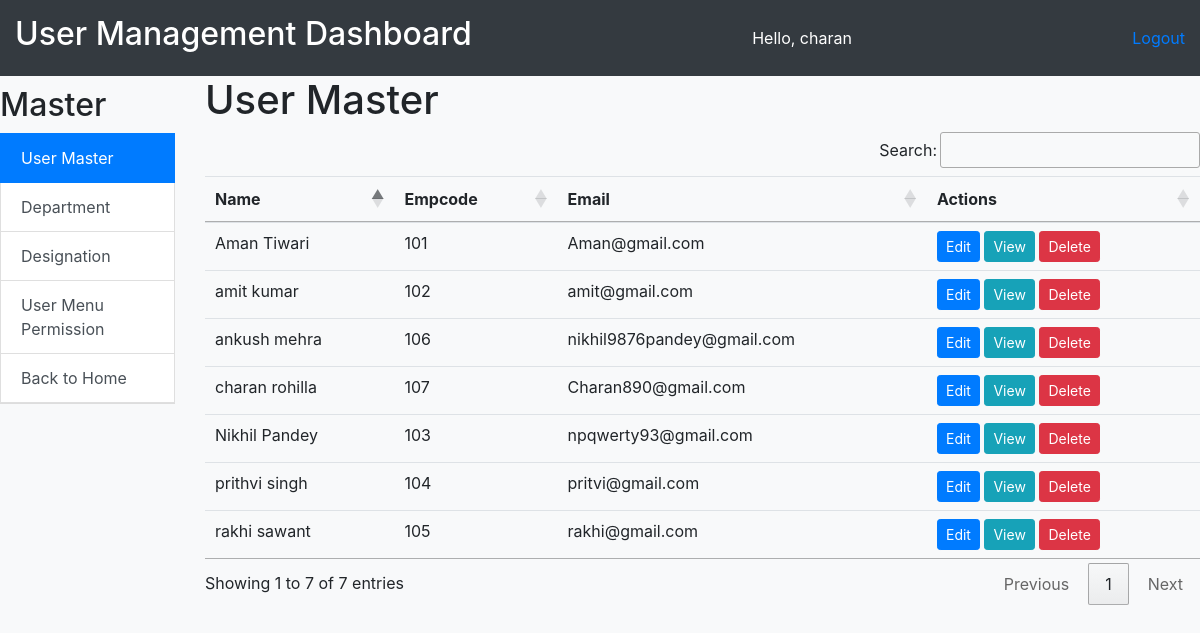
Page /emp_home/user_master/ (signed in) on the committed database.
### employee/models.py (models this page shows, shortened)
class EmployeeDetail(models.Model):
    GENDER_CHOICES = [
        ('M', 'Male'),
        ('F', 'Female'),
        ('O', 'Other'),
    ]
    user = models.OneToOneField(User, on_delete=models.CASCADE)
    empcode = models.CharField(max_length=50)
    empdept = models.ForeignKey(Department, on_delete=models.CASCADE)
    designation = models.ForeignKey(Designation, on_delete=models.CASCADE, null=True)
    contact = models.CharField(max_length=15, null=True)
    gender = models.CharField(max_length=1, choices=GENDER_CHOICES)
    joiningdate = models.DateField(null=True)
    @property
    def full_name(self):
        return f"{self.user.first_name} {self.user.last_name}"

### employee/views.py (the view)
# urls.py: path('user_master/', user_master, name='user_master'),
@login_required
def user_master(request):
    is_staff_user = request.user.is_staff
    if is_staff_user:
        users = EmployeeDetail.objects.all()
        context = {
            'users': users,
        }
        return render(request, 'user_master.html', context)
    else:
        user = get_object_or_404(EmployeeDetail, user=request.user)
        return render(request, 'view_user.html', {'user': user})

### employee/templates/user_master.html (shortened to what this page needs)
{% extends 'user_management.html' %}
{% block content %}
  <h1>User Master</h1>
  <table class="table" id="example">
    <thead>
      <tr>
        <th>Name</th>
        <th>Empcode</th>
        <th>Email</th>
        <th>Actions</th>
      </tr>
    </thead>
    <tbody>
      {% for user in users %}
        <tr>
          <td>{{ user.full_name }}</td>
          <td>{{ user.empcode }}</td>
          <td>{{ user.user }}</td>
          <td>
              <a href="{% url 'edit_user' user.id %}" class="btn btn-primary btn-sm">Edit</a>
              <a href="{% url 'view_user' user.id %}" class="btn btn-info btn-sm">View</a>
              <button type="button" class="btn btn-danger btn-sm" data-toggle="modal" data-target="#deleteUser{{ user.id }}">
                Delete
              </button>
          </td>
        </tr>
      {% endfor %}
    </tbody>
  </table>
{% endblock %}

### employee/templates/user_management.html (shortened to what this page needs)
<!DOCTYPE html>
<html lang="en">
<head>
    <link rel="stylesheet" href="https://cdn.jsdelivr.net/npm/bootstrap@4.6.2/dist/css/bootstrap.min.css">
    <link rel="stylesheet" type="text/css" href="https://cdn.datatables.net/1.13.7/css/jquery.dataTables.min.css">
    <link rel="stylesheet" type="text/css" href="https://cdn.datatables.net/buttons/2.4.2/css/buttons.dataTables.min.css">
</head>
<body>
<div class="">
    <div class="row">
        <div class="col-md-12">
            <div class="dashboard-header">
                <h2>User Management Dashboard</h2>
                <span>Hello, {{ user.first_name }}</span>
                <div>
                <a href="{% url 'logout' %}">Logout</a>
                </div>
            </div>
        </div>
    </div>
    <div class="row">
        <div class="col-sm-2 p-0">
            <div class="master-section">
                <h2>Master</h2>
                <a href="{% url 'user_master' %}" class="list-group-item list-group-item-action {% if request.resolver_match.url_name == 'user_master' %}active{% endif %}">User Master</a>
                <a href="{% url 'department' %}" class="list-group-item list-group-item-action {% if request.resolver_match.url_name == 'department' %}active{% endif %}">Department</a>
                <a href="{% url 'designations' %}" class="list-group-item list-group-item-action {% if request.resolver_match.url_name == 'designations' %}active{% endif %}">Designation</a>
                {% if user.is_staff %}
                <a href="{% url 'user_menu_permission' %}" class="list-group-item list-group-item-action {% if request.resolver_match.url_name == 'user_menu_permission' %}active{% endif %}">User Menu Permission</a>
                {% endif %}
                <a href="{% url 'emp_home' %}" class="list-group-item list-group-item-action {% if request.resolver_match.url_name == 'index' %}active{% endif %}">Back to Home</a>
            </div>
        </div>
        <div class="col-sm-10 main-content">
            {% block content %}{% endblock %}
        </div>
    </div>
</div>
</body>
</html>

### employee/templates/user_management.html (style rules this page uses)
body { background-color: #f8f9fa; margin: 0; }
.dashboard-header { background-color: #343a40; color: #ffffff; padding: 15px; text-align: right; display: flex; justify-content: space-between; align-items: center; width: 100%; margin: 0; }
.master-section { margin: 10px 15px; border-bottom: 1px solid #ddd; }

### rows in the picture
EmployeeDetail: full_name "Nikhil Pandey", empcode "103", user "npqwerty93@gmail.com"
EmployeeDetail: full_name "Aman Tiwari", empcode "101", user "Aman@gmail.com"
EmployeeDetail: full_name "ankush mehra", empcode "106", user "nikhil9876pandey@gmail.com"
EmployeeDetail: full_name "rakhi sawant", empcode "105", user "rakhi@gmail.com"
EmployeeDetail: full_name "amit kumar", empcode "102", user "amit@gmail.com"
EmployeeDetail: full_name "prithvi singh", empcode "104", user "pritvi@gmail.com"
EmployeeDetail: full_name "charan rohilla", empcode "107", user "Charan890@gmail.com"

### other values in the picture
{{ user.first_name }} "charan"
